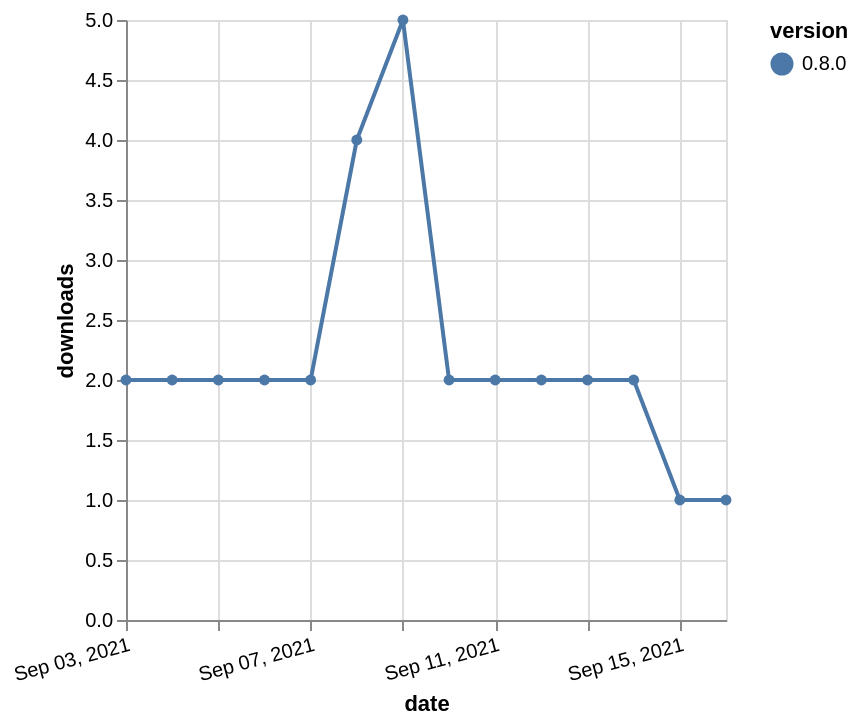

Specify this chart in Vega-Lite:
### Vega-Lite specification from a JSON file in a GitHub repository (floating-point values rounded to 4 significant figures)
{"$schema": "https://vega.github.io/schema/vega-lite/v5.json", "description": "A simple bar chart with embedded data.", "data": {"values": [{"date": "2021-09-03", "total": 716, "delta": 2, "version": "0.8.0"}, {"date": "2021-09-04", "total": 718, "delta": 2, "version": "0.8.0"}, {"date": "2021-09-05", "total": 720, "delta": 2, "version": "0.8.0"}, {"date": "2021-09-06", "total": 722, "delta": 2, "version": "0.8.0"}, {"date": "2021-09-07", "total": 724, "delta": 2, "version": "0.8.0"}, {"date": "2021-09-08", "total": 728, "delta": 4, "version": "0.8.0"}, {"date": "2021-09-09", "total": 733, "delta": 5, "version": "0.8.0"}, {"date": "2021-09-10", "total": 735, "delta": 2, "version": "0.8.0"}, {"date": "2021-09-11", "total": 737, "delta": 2, "version": "0.8.0"}, {"date": "2021-09-12", "total": 739, "delta": 2, "version": "0.8.0"}, {"date": "2021-09-13", "total": 741, "delta": 2, "version": "0.8.0"}, {"date": "2021-09-14", "total": 743, "delta": 2, "version": "0.8.0"}, {"date": "2021-09-15", "total": 744, "delta": 1, "version": "0.8.0"}, {"date": "2021-09-16", "total": 745, "delta": 1, "version": "0.8.0"}]}, "width": "container", "mark": {"type": "line", "point": {"filled": true}}, "encoding": {"x": {"field": "date", "type": "temporal", "timeUnit": "yearmonthdate", "title": "date", "axis": {"labelAngle": -15}}, "y": {"field": "delta", "type": "quantitative", "title": "downloads"}, "color": {"field": "version", "type": "nominal"}, "tooltip": {"field": "delta"}}}
